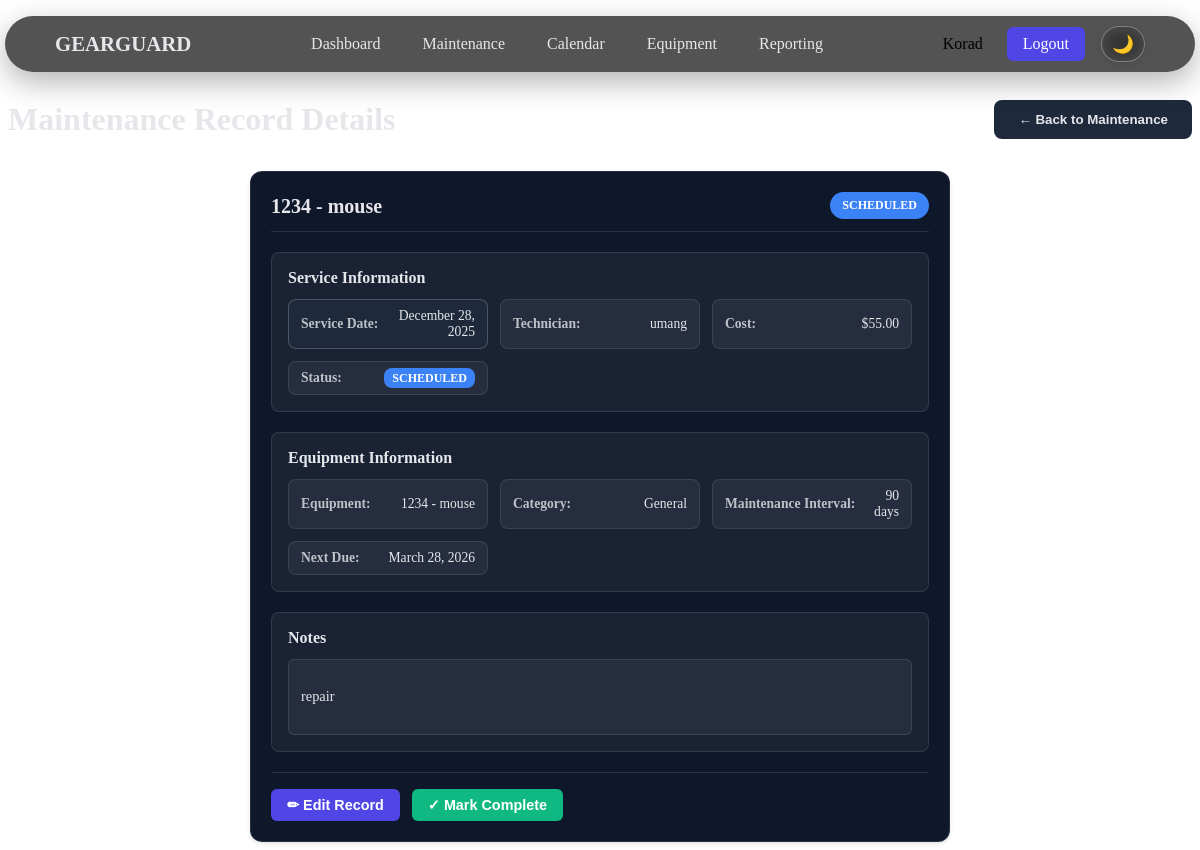
The page /maintenance/3/ (signed in) on the database as committed earlier.
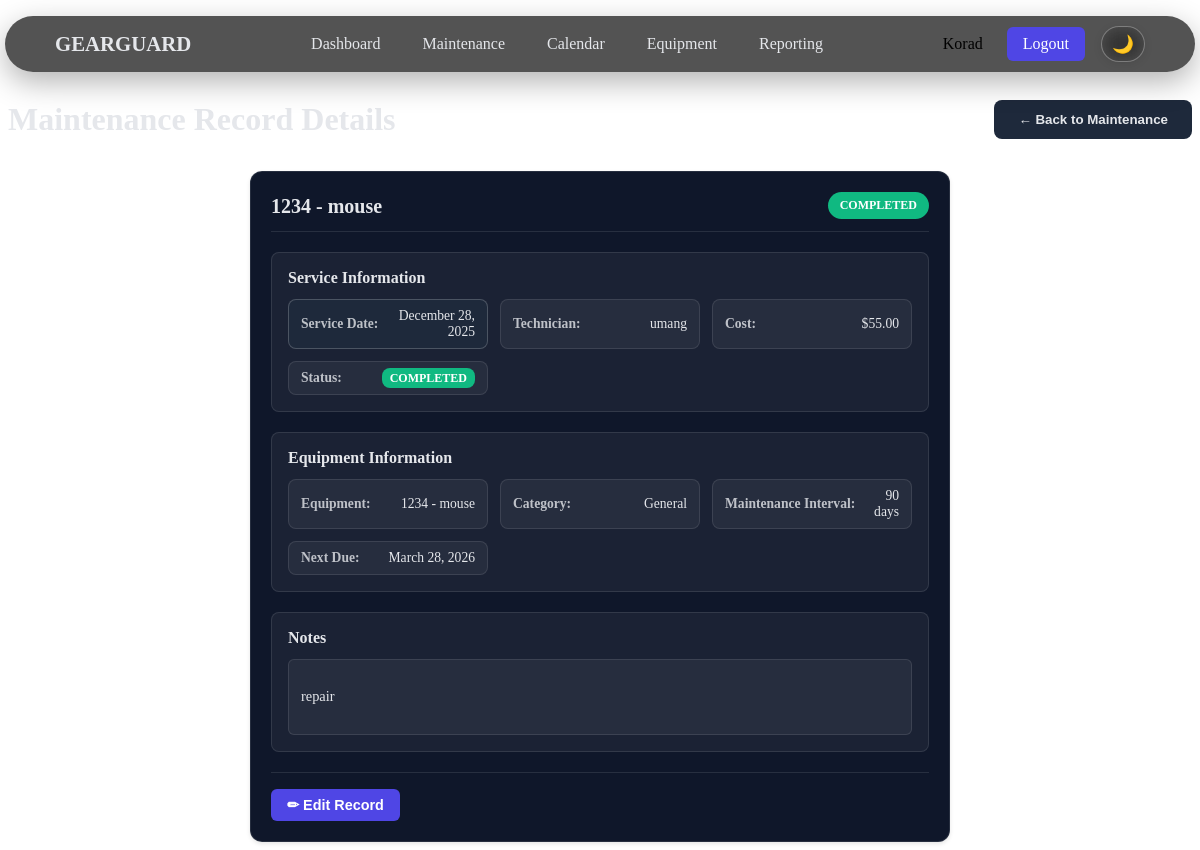
The same page on the database as committed later.
### maintenance/models.py (models this page shows, shortened)
class MaintenanceRecord(models.Model):
    STATUS_CHOICES = [
        ("scheduled", "Scheduled"),
        ("completed", "Completed"),
        ("overdue", "Overdue"),
    ]
    equipment = models.ForeignKey('equipment.Equipment', on_delete=models.CASCADE, related_name='maintenance_records')
    service_date = models.DateField()
    technician = models.CharField(max_length=100, blank=True)
    cost = models.DecimalField(max_digits=10, decimal_places=2, default=0)
    remarks = models.TextField(blank=True)
    next_due = models.DateField(null=True, blank=True)
    status = models.CharField(max_length=20, choices=STATUS_CHOICES, default='scheduled')

### equipment/models.py (models this page shows, shortened)
class Equipment(models.Model):
    STATUS_CHOICES = [
        ("active", "Active"),
        ("inactive", "Inactive"),
    ]
    asset_id = models.CharField(max_length=50, unique=True)
    name = models.CharField(max_length=120)
    category = models.ForeignKey(EquipmentCategory, on_delete=models.SET_NULL, null=True, related_name="equipments")
    company = models.CharField(max_length=100, blank=True)
    serial_no = models.CharField(max_length=100, blank=True)
    technician = models.CharField(max_length=100, blank=True)
    maintenance_team = models.CharField(max_length=100, blank=True)
    assigned_date = models.DateField(null=True, blank=True)
    maintenance_interval_days = models.PositiveIntegerField(default=90)
    status = models.CharField(max_length=20, choices=STATUS_CHOICES, default="active")
    description = models.TextField(blank=True)

class EquipmentCategory(models.Model):
    name = models.CharField(max_length=100)
    responsible = models.CharField(max_length=100, blank=True)
    company = models.CharField(max_length=100, blank=True)
    def __str__(self) -> str:
        return self.name

### maintenance/views.py (the view)
# urls.py: path('<int:pk>/', views.maintenance_detail, name='detail'),
@login_required
def maintenance_detail(request, pk):
    record = get_object_or_404(MaintenanceRecord, pk=pk)
    return render(request, 'maintenance/detail.html', {'record': record})

### templates/maintenance/detail.html (shortened to what this page needs)
{% extends 'base.html' %}
{% block content %}
<div class="maintenance-header">
    <h1>Maintenance Record Details</h1>
    <div class="maintenance-actions">
        <button class="back-btn" onclick="window.location.href='/maintenance/'">
            ← Back to Maintenance
        </button>
    </div>
</div>
<div class="detail-container">
    <div class="detail-card">
        <div class="detail-header">
            <div class="detail-title">
                <h2>{{ record.equipment.asset_id }} - {{ record.equipment.name|default:"Unknown Equipment" }}</h2>
                <div class="detail-status status-{{ record.status }}">
                    {{ record.get_status_display }}
                </div>
            </div>
        </div>
        <div class="detail-body">
            <div class="detail-section">
                <h3>Service Information</h3>
                <div class="detail-grid">
                    <div class="detail-item date-field">
                        <span class="detail-label">Service Date:</span>
                        <span class="detail-value">{{ record.service_date|date:"F d, Y" }}</span>
                    </div>
                    <div class="detail-item">
                        <span class="detail-label">Technician:</span>
                        <span class="detail-value">{{ record.technician|default:"Unassigned" }}</span>
                    </div>
                    <div class="detail-item">
                        <span class="detail-label">Cost:</span>
                        <span class="detail-value">${{ record.cost|default:"0.00" }}</span>
                    </div>
                    <div class="detail-item">
                        <span class="detail-label">Status:</span>
                        <span class="detail-value">
                            <span class="status-badge status-{{ record.status }}">
                                {{ record.get_status_display }}
                            </span>
                        </span>
                    </div>
                </div>
            </div>
            <div class="detail-section">
                <h3>Equipment Information</h3>
                <div class="detail-grid">
                    <div class="detail-item">
                        <span class="detail-label">Equipment:</span>
                        <span class="detail-value">{{ record.equipment.asset_id }} - {{ record.equipment.name|default:"Unknown Equipment" }}</span>
                    </div>
                    <div class="detail-item">
                        <span class="detail-label">Category:</span>
                        <span class="detail-value">{{ record.equipment.category|default:"N/A" }}</span>
                    </div>
                    <div class="detail-item">
                        <span class="detail-label">Maintenance Interval:</span>
                        <span class="detail-value">{{ record.equipment.maintenance_interval_days }} days</span>
                    </div>
                    {% if record.next_due %}
                    <div class="detail-item">
                        <span class="detail-label">Next Due:</span>
                        <span class="detail-value">{{ record.next_due|date:"F d, Y" }}</span>
                    </div>
                    {% endif %}
                </div>
            </div>
            {% if record.remarks %}
            <div class="detail-section">
                <h3>Notes</h3>
                <div class="notes-content">
                    {{ record.remarks|linebreaks }}
                </div>
            </div>
            {% endif %}
        </div>
        <div class="detail-actions">
            <button class="action-btn edit-btn" onclick="window.location.href='/maintenance/{{ record.id }}/edit/'">
                ✏ Edit Record
            </button>
            {% if record.status != 'completed' %}
            <button class="action-btn complete-btn" onclick="markCompleted('{{ record.id }}')">
                ✓ Mark Complete
            </button>
            {% endif %}
        </div>
    </div>
</div>
{% endblock %}

Rows that differ between the two databases and show on the page:
changed MaintenanceRecord "repair": status "SCHEDULED" → "COMPLETED"
Other text that changed with them:
text no longer shown: "✓ Mark Complete"
